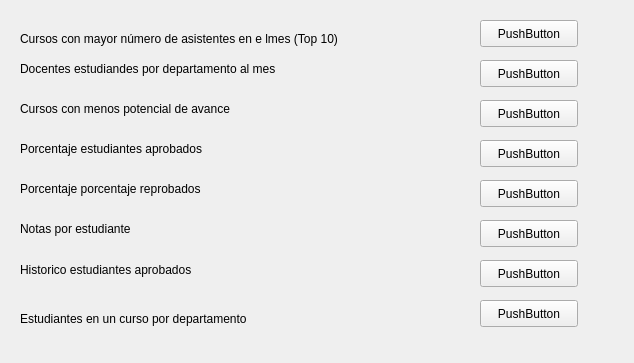
<?xml version="1.0" encoding="UTF-8"?>
<ui version="4.0">
 <class>Form</class>
 <widget class="QWidget" name="Form">
  <property name="geometry">
   <rect>
    <x>0</x>
    <y>0</y>
    <width>634</width>
    <height>363</height>
   </rect>
  </property>
  <property name="windowTitle">
   <string>Form</string>
  </property>
  <widget class="QLabel" name="label">
   <property name="geometry">
    <rect>
     <x>20</x>
     <y>30</y>
     <width>401</width>
     <height>17</height>
    </rect>
   </property>
   <property name="text">
    <string>Cursos con mayor número de asistentes en e lmes (Top 10)</string>
   </property>
  </widget>
  <widget class="QLabel" name="label_2">
   <property name="geometry">
    <rect>
     <x>20</x>
     <y>60</y>
     <width>421</width>
     <height>17</height>
    </rect>
   </property>
   <property name="text">
    <string>Docentes estudiandes por departamento al mes</string>
   </property>
  </widget>
  <widget class="QLabel" name="label_3">
   <property name="geometry">
    <rect>
     <x>20</x>
     <y>100</y>
     <width>311</width>
     <height>17</height>
    </rect>
   </property>
   <property name="text">
    <string>Cursos con menos potencial de avance</string>
   </property>
  </widget>
  <widget class="QLabel" name="label_4">
   <property name="geometry">
    <rect>
     <x>20</x>
     <y>140</y>
     <width>311</width>
     <height>17</height>
    </rect>
   </property>
   <property name="text">
    <string>Porcentaje estudiantes aprobados</string>
   </property>
  </widget>
  <widget class="QLabel" name="label_5">
   <property name="geometry">
    <rect>
     <x>20</x>
     <y>180</y>
     <width>291</width>
     <height>17</height>
    </rect>
   </property>
   <property name="text">
    <string>Porcentaje porcentaje reprobados</string>
   </property>
  </widget>
  <widget class="QLabel" name="label_6">
   <property name="geometry">
    <rect>
     <x>20</x>
     <y>220</y>
     <width>231</width>
     <height>17</height>
    </rect>
   </property>
   <property name="text">
    <string>Notas por estudiante</string>
   </property>
  </widget>
  <widget class="QLabel" name="label_7">
   <property name="geometry">
    <rect>
     <x>20</x>
     <y>260</y>
     <width>291</width>
     <height>20</height>
    </rect>
   </property>
   <property name="text">
    <string>Historico estudiantes aprobados</string>
   </property>
  </widget>
  <widget class="QLabel" name="label_8">
   <property name="geometry">
    <rect>
     <x>20</x>
     <y>310</y>
     <width>291</width>
     <height>17</height>
    </rect>
   </property>
   <property name="text">
    <string>Estudiantes en un curso por departamento</string>
   </property>
  </widget>
  <widget class="QPushButton" name="BotonReporte1">
   <property name="geometry">
    <rect>
     <x>480</x>
     <y>20</y>
     <width>98</width>
     <height>27</height>
    </rect>
   </property>
   <property name="text">
    <string>PushButton</string>
   </property>
  </widget>
  <widget class="QPushButton" name="BotonReporte2">
   <property name="geometry">
    <rect>
     <x>480</x>
     <y>60</y>
     <width>98</width>
     <height>27</height>
    </rect>
   </property>
   <property name="text">
    <string>PushButton</string>
   </property>
  </widget>
  <widget class="QPushButton" name="BotonReporte3">
   <property name="geometry">
    <rect>
     <x>480</x>
     <y>100</y>
     <width>98</width>
     <height>27</height>
    </rect>
   </property>
   <property name="text">
    <string>PushButton</string>
   </property>
  </widget>
  <widget class="QPushButton" name="BotonReporte4">
   <property name="geometry">
    <rect>
     <x>480</x>
     <y>140</y>
     <width>98</width>
     <height>27</height>
    </rect>
   </property>
   <property name="text">
    <string>PushButton</string>
   </property>
  </widget>
  <widget class="QPushButton" name="BotonReporte7">
   <property name="geometry">
    <rect>
     <x>480</x>
     <y>260</y>
     <width>98</width>
     <height>27</height>
    </rect>
   </property>
   <property name="text">
    <string>PushButton</string>
   </property>
  </widget>
  <widget class="QPushButton" name="BotonReporte5">
   <property name="geometry">
    <rect>
     <x>480</x>
     <y>180</y>
     <width>98</width>
     <height>27</height>
    </rect>
   </property>
   <property name="text">
    <string>PushButton</string>
   </property>
  </widget>
  <widget class="QPushButton" name="BotonReporte6">
   <property name="geometry">
    <rect>
     <x>480</x>
     <y>220</y>
     <width>98</width>
     <height>27</height>
    </rect>
   </property>
   <property name="text">
    <string>PushButton</string>
   </property>
  </widget>
  <widget class="QPushButton" name="BotonReporte8">
   <property name="geometry">
    <rect>
     <x>480</x>
     <y>300</y>
     <width>98</width>
     <height>27</height>
    </rect>
   </property>
   <property name="text">
    <string>PushButton</string>
   </property>
  </widget>
 </widget>
 <resources/>
 <connections/>
</ui>
